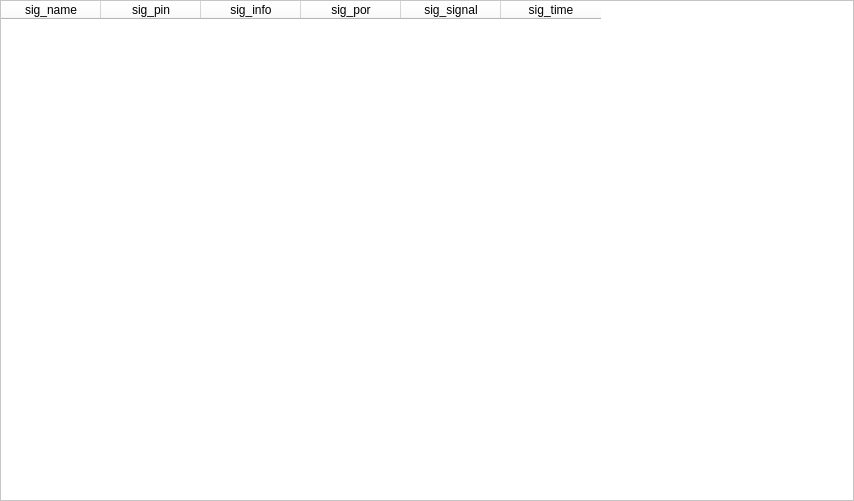
<?xml version="1.0" encoding="UTF-8"?>
<ui version="4.0">
 <class>IO_output</class>
 <widget class="QDialog" name="IO_output">
  <property name="geometry">
   <rect>
    <x>0</x>
    <y>0</y>
    <width>854</width>
    <height>501</height>
   </rect>
  </property>
  <property name="windowTitle">
   <string>Dialog</string>
  </property>
  <layout class="QHBoxLayout" name="horizontalLayout">
   <property name="spacing">
    <number>6</number>
   </property>
   <property name="margin">
    <number>0</number>
   </property>
   <item>
    <widget class="QTableWidget" name="table_io_output">
     <property name="styleSheet">
      <string notr="true">background-color: rgb(255, 255, 255);</string>
     </property>
     <property name="columnCount">
      <number>6</number>
     </property>
     <column>
      <property name="text">
       <string>sig_name</string>
      </property>
     </column>
     <column>
      <property name="text">
       <string>sig_pin</string>
      </property>
     </column>
     <column>
      <property name="text">
       <string>sig_info</string>
      </property>
     </column>
     <column>
      <property name="text">
       <string>sig_por</string>
      </property>
     </column>
     <column>
      <property name="text">
       <string>sig_signal</string>
      </property>
     </column>
     <column>
      <property name="text">
       <string>sig_time</string>
      </property>
     </column>
    </widget>
   </item>
  </layout>
  <action name="actionIOControl">
   <property name="text">
    <string>IOControl</string>
   </property>
   <property name="shortcut">
    <string>Ctrl+Shift+M</string>
   </property>
  </action>
 </widget>
 <resources/>
 <connections/>
</ui>
